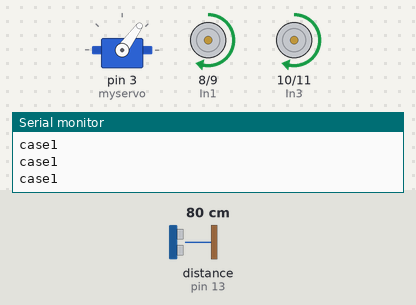
Bench run of a sketch on a simulated Arduino Uno, built with avr-gcc and run on an emulated ATmega328P. Parts: servo, motor-driver pin pairs drawn as motors (green arrow = first pin HIGH = forward, orange = second pin HIGH = backward, longer = more drive, scaled by the enable pin), the last lines printed to the serial monitor. Wiring (inferred from the names in the program): ultrasonic range finder: trigger pin 12; echo pin 13. Inputs (shaded band) come from the test bench; at power-on: distance to the obstacle (sensor on pin 13) 80 cm. The echo pulse lasts 58.3 µs per cm.

Above: at 1.25 s.
1.3 s: distance to the obstacle (sensor on pin 13) set to 15 cm
4.3 s: distance to the obstacle (sensor on pin 13) set to 12 cm
At 4.62 s:
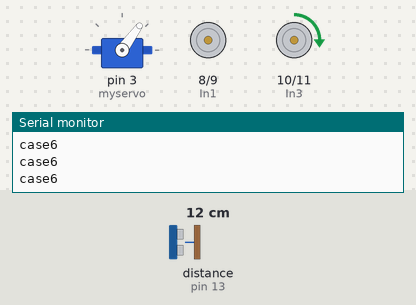
7.3 s: distance to the obstacle (sensor on pin 13) set to 18 cm
At 7.43 s:
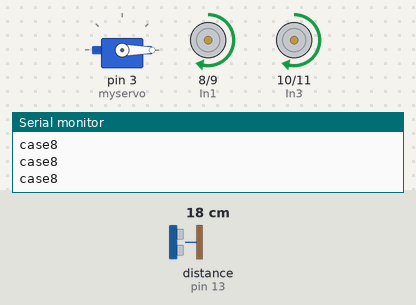
10.3 s: distance to the obstacle (sensor on pin 13) set to 2 cm
At 10.67 s:
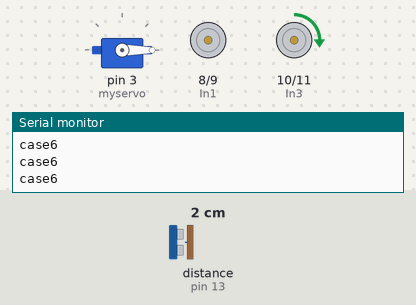
Timing chart, 0 to 14.3 s (numbered marks = the images above; inputs shaded):
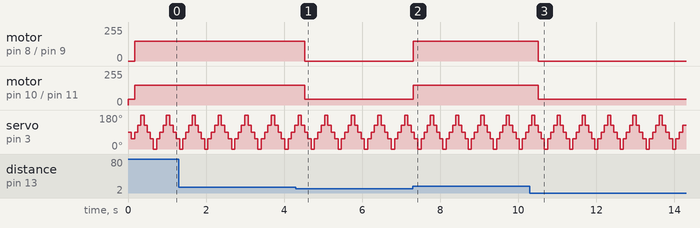

Measured:
- the behaviour switches between 14 and 13 cm on distance to the obstacle (sensor on pin 13) (found by bisection; images 0 and 1)
- after the input at 4.3 s, motor on pin 8 (In1) / pin 9 (In2): forward 150/255 → stopped after 0.23 s; motor on pin 10 (In3) / pin 11 (In4): forward 150/255 → forward 42/255 after 0.23 s
- after the input at 7.3 s, motor on pin 8 (In1) / pin 9 (In2): stopped → forward 150/255 at once; motor on pin 10 (In3) / pin 11 (In4): forward 42/255 → forward 150/255 at once
- after the input at 10.3 s, motor on pin 8 (In1) / pin 9 (In2): forward 150/255 → stopped after 0.22 s; motor on pin 10 (In3) / pin 11 (In4): forward 150/255 → forward 42/255 after 0.22 s
- by itself, servo on pin 3 (myservo): repeats every 0.65 s: 126° 0.08 s, 90° 0.08 s, 54° 0.08 s, 0° 0.09 s, 54° 0.08 s, 90° 0.08 s, 126° 0.08 s, 180° 0.08 s

The sketch:

2020-01-18-Test_wall_follower.ino
```cpp
// Test de développement robot autonome

#include <Servo.h>
//#include <PID_v1.h>

//Motor Connections
//Change this if you wish to use another diagram
//Moteur A a gauche
//Moteur B a droite
const int EnA = 5;
const int EnB = 6;
const int In1 = 8;
const int In2 = 9;
const int In3 = 10;
const int In4 = 11;

//definition des pins et variables pour sensor de distance
// defines pins numbers
const int trigPin = 12;
const int echoPin = 13;
int distance_lue = 0;

////variables et objets PID
////initial tuning parameters
//double Setpoint, Input, Output;
//double Kp=2, Ki=1, Kd=1;
//PID myPID(&Input, &Output, &Setpoint, Kp, Ki, Kd, DIRECT);

//variables wall follower
float regions[5] = {0,0,0,0,0}; //right, fright,front,fleft,left
int state_active = 0; //variable globale
//state
//    0: 'find the wall',
//    1: 'turn left',
//    2: 'follow the wall',

// servo object
Servo myservo;
int pos = 0;

//variables loop
int T = 80; //periode de rafraichissement du servo ms
int t_actuel = 0;
int t1 = 0;
bool v_pos = 1; //direction de la rotation 1:0>180, 0:180>0
int defined_pos[5] = {0,54,90,126,180};
int i = 0;

void setup()
{
  // All motor control pins are outputs
  pinMode(EnA, OUTPUT);
  pinMode(EnB, OUTPUT);
  pinMode(In1, OUTPUT);
  pinMode(In2, OUTPUT);
  pinMode(In3, OUTPUT);
  pinMode(In4, OUTPUT);

  //setup du sensor de distance
  pinMode(trigPin, OUTPUT); // Sets the trigPin as an Output
  pinMode(echoPin, INPUT); // Sets the echoPin as an Input

  //setup de la pin pour le servo
  myservo.attach(3);

  Serial.begin(9600);

//  //setup PID
//  myPID.SetOutputLimits(-30, 30);
//  //valeur cible de la distance robot-mur
//  Setpoint = 20;
//  //turn the PID on
//  myPID.SetMode(AUTOMATIC);
}

//lecture detecteur
void lecture_ultrason()
{
  float distance = 0;
  distance = detection();
  if(pos >= 0 && pos <= 36){
    regions[0] = distance;
  }
  if(pos > 36 && pos <= 72){
    regions[1] = distance;
  }
  if(pos > 72 && pos <= 108){
    regions[2] = distance;
  }
  if(pos > 108 && pos <= 144){
    regions[3] = distance;
  }
  if(pos > 144 && pos <= 180){
    regions[4] = distance;
  }
}

void change_state(int state)
{
  if(state != state_active){
    state_active = state;
  }
}

//recois la lecture du capteur et prend la décision d'état à adopter.
void take_action()
{
  char state_description[] = "";
  float d = 13;  //distance_min_detection en cm
  //note: dans les conditions tous les fright(1) sont remplacés par right (0)
  if(regions[2] > d && regions[3] > d && regions[0] > d){
        //state_description = 'case 1 - nothing';
        change_state(0);
        Serial.println("case1");
  }
  else if(regions[2] < d && regions[3] > d && regions[0] > d){
      //state_description = 'case 2 - front';
      change_state(1);
      Serial.println("case2");
  }
  else if(regions[2] > d && regions[3] > d && regions[0] < d){
      //state_description = 'case 3 - fright';
      change_state(2);
      Serial.println("case3");
  }
  else if(regions[2] > d && regions[3] < d && regions[0] > d){
      //state_description = 'case 4 - fleft';
      change_state(0);
      Serial.println("case4");
  }
  else if(regions[2] < d && regions[3] > d && regions[0] < d){
      //state_description = 'case 5 - front && fright';
      change_state(1);
      Serial.println("case5");
  }
  else if(regions[2] < d && regions[3] < d && regions[0] > d){
      //state_description = 'case 6 - front && fleft';
      change_state(1);
      Serial.println("case6");
  }
  else if(regions[2] < d && regions[3] < d && regions[0] < d){
      //state_description = 'case 7 - front && fleft && fright';
      change_state(1);
      Serial.println("case7");
  }
  else if(regions[2] > d && regions[3] < d && regions[0] < d){
      //state_description = 'case 8 - fleft && fright';
      change_state(0);
      Serial.println("case8");
  }
  else{
      //state_description[] = 'unknown case';
  }
}

void find_wall()
{
  //Serial.println("find wall");
  v_robot(150,-0.5);
}

void turn_left()
{
  //Serial.println("turn left");
  v_robot(0,1);
}

void follow_the_wall()
{
  //Serial.println("follow the wall");
  v_robot(150,0);
}


//fonction du detecteur qui renvoie la distance en cm
int detection()
{
  // defines variables
  long duration;
  int distance;

  // Clears the trigPin
  digitalWrite(trigPin, LOW);
  delayMicroseconds(2);
  // Sets the trigPin on HIGH state for 10 micro seconds
  digitalWrite(trigPin, HIGH);
  delayMicroseconds(10);
  digitalWrite(trigPin, LOW);

  // Reads the echoPin, returns the sound wave travel time in microseconds
  duration = pulseIn(echoPin, HIGH);

  // Calculating the distance
  distance= duration*0.034/2;
  return distance;
}

void goStraight()   //run both motors in the same direction
{
  // turn on motor A
  digitalWrite(In1, HIGH);
  digitalWrite(In2, LOW);
  // set speed to 150 out 255
  analogWrite(EnA, 128);
  // turn on motor B
  digitalWrite(In3, HIGH);
  digitalWrite(In4, LOW);
  // set speed to 150 out 255
  analogWrite(EnB, 128);
}

void stopMoving()
{
  // now turn off motors
  digitalWrite(In1, LOW);
  digitalWrite(In2, LOW);
  digitalWrite(In3, LOW);
  digitalWrite(In4, LOW);
}

//controle la vitesse linéaire et angulaire du robot (mm/s) et (rad/s)
void v_robot(int linear_x, int angular_z)
{
  //variables du robot
  float d = 132; //distance entre les roue en mm
  float VtoV = 0.64; //facteur de conversion entre la vitesse en mm/s et la vitesse en valeur [0,255] 128/200
  int corrected_command_Vleft = (int) linear_x - (angular_z*d*VtoV)/2;
  int corrected_command_Vright = (int) linear_x + (angular_z*d*VtoV)/2;

  //Controle de la saturation
  if(corrected_command_Vleft > 255){
    corrected_command_Vleft = 255;
  }
  if(corrected_command_Vleft <= 0){
    corrected_command_Vleft = 0;
  }
  if(corrected_command_Vright > 255){
    corrected_command_Vright = 255;
  }
  if(corrected_command_Vright <= 0){
    corrected_command_Vright = 0;
  }

  //controle des moteurs
  // turn on motor A
  digitalWrite(In1, HIGH);
  digitalWrite(In2, LOW);
  // set speed to 150 out 255
  analogWrite(EnA, corrected_command_Vleft);
  // turn on motor B
  digitalWrite(In3, HIGH);
  digitalWrite(In4, LOW);
  // set speed to 150 out 255
  analogWrite(EnB, corrected_command_Vright);
}

//void keepTheLine()
//{
//  int vAbase = 100;
//  int vBbase = 80;
//  int vAcorrection = 0;
//  int vA;
//
//  vAcorrection = -(Setpoint - Output) / 10 * 30;
//  vA = vAbase + vAcorrection;
//  // turn on motor A
//  digitalWrite(In1, HIGH);
//  digitalWrite(In2, LOW);
//  // set speed to 150 out 255
//  analogWrite(EnA, vA);
//  // turn on motor B
//  digitalWrite(In3, HIGH);
//  digitalWrite(In4, LOW);
//  // set speed to 150 out 255
//  analogWrite(EnB, 80);
//}

//basically...state machine
void loop()
{
  t_actuel = millis();
  if(t_actuel - t1 >= T){
    t1 = millis();
    if(v_pos == 1){
      i++;
      myservo.write(defined_pos[i]);
      pos = defined_pos[i];
    }
    else if(v_pos == 0){
      i--;
      myservo.write(defined_pos[i]);
      pos = defined_pos[i];
    }
    if(i <= 0){
      v_pos = 1;
    }
    if(i >= 4){
      v_pos = 0;
    }
//    Serial.print("R :");
//    Serial.print(regions[0]);
//    Serial.print(" FR:");
//    Serial.print(regions[1]);
//    Serial.print(" F: ");
//    Serial.print(regions[2]);
//    Serial.print(" FL: ");
//    Serial.print(regions[3]);
//    Serial.print(" L: ");
//    Serial.println(regions[4]);
  }

  lecture_ultrason();
  take_action();
  if(state_active == 0){
    find_wall();
  }
  else if(state_active == 1){
    turn_left();
  }
  else if(state_active == 2){
    follow_the_wall();
  }
}
```
